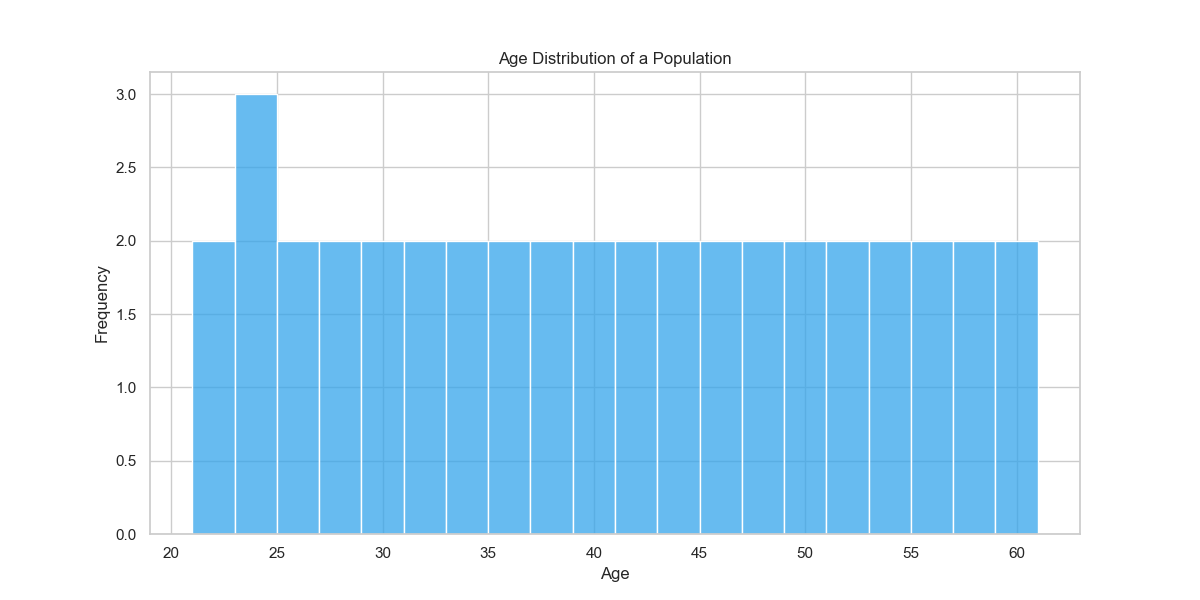

The Python source for this figure:

import seaborn as sns
import matplotlib.pyplot as plt
import pandas as pd

# Create DataFrame with generated data
data = {
    'Age': [24, 27, 34, 53, 21, 45, 39, 33, 56, 48, 31, 24, 58, 30, 22, 41, 37, 
            26, 42, 35, 49, 50, 32, 55, 46, 28, 36, 40, 38, 25, 23, 44, 29, 47, 
            52, 43, 60, 54, 57, 51, 59]
}

df = pd.DataFrame(data)

# Set the aesthetic style of the plots
sns.set_style('whitegrid')

# Set the size of the figure
plt.figure(figsize=(12, 6))

# Plot the histogram chart
sns.histplot(df['Age'], bins=20, kde=False, color='#34a4eb', binwidth=2)

# Adding title and labels
plt.title('Age Distribution of a Population')
plt.xlabel('Age')
plt.ylabel('Frequency')

# Show plot
plt.show()
